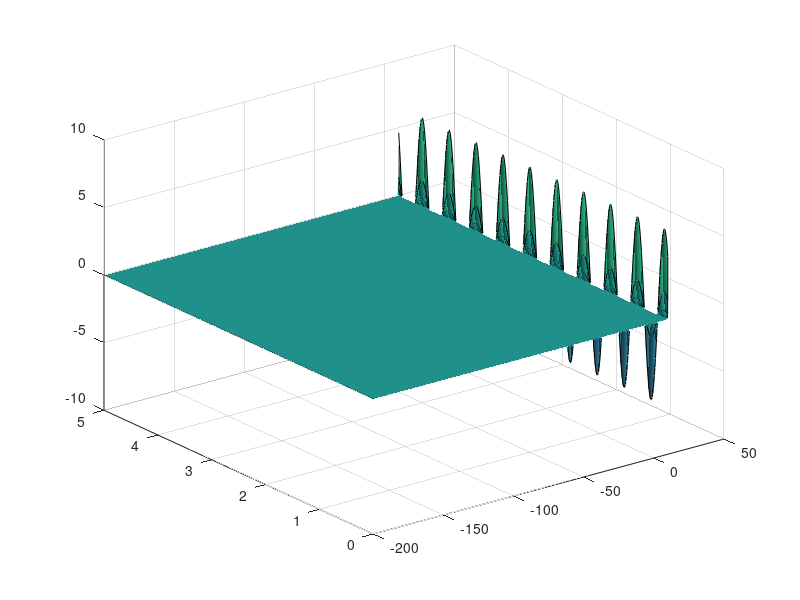

The MATLAB source for this figure:
x=-200:.1:10;
y=0:.01:5;
[X, Y]=meshgrid(x, y);
n = 20;
z = -((-9.816620040779556e-56.*n.*pi.*exp(n*pi*X /5).*sin(n*pi*Y /5))/5) -((-9.816620040779556e-56.*n.*pi.*exp(n*pi*X /5).*cos(n*pi*Y /5))/5);
surf(X,Y,z);
